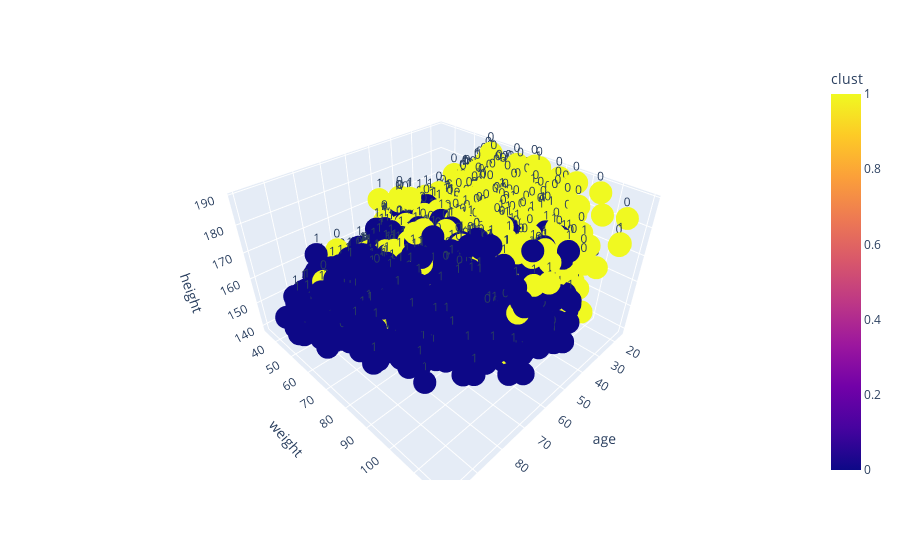

Write notebook code for a chart like this one.
### Markdown cell above
Посмотрим разделение в трехмерном графике с осями возраст, рост, вес и текстовым признаком наличие заболевания

### Code cell
import plotly.express as px
fig = px.scatter_3d(df_source, x='age', y='weight', z='height', color='clust',text='has_bsk')
fig.show()

### Figure 1 — Plotly figure (JSON) as saved in the notebook; plotly's stock layout.template omitted (floating-point values rounded to 4 significant figures; data arrays with more than 128 entries replaced by an {"elided": "..."} marker saying what was removed)
{"data": [{"hovertemplate": "age=%{x}<br>weight=%{y}<br>height=%{z}<br>has_bsk=%{text}<br>clust=%{marker.color}<extra></extra>", "legendgroup": "", "marker": {"color": {"elided": "8406 int values"}, "coloraxis": "coloraxis", "symbol": "circle"}, "mode": "markers+text", "name": "", "scene": "scene", "showlegend": false, "text": {"elided": "8406 int values"}, "type": "scatter3d", "x": {"elided": "8406 int values"}, "y": {"elided": "8406 int values"}, "z": {"elided": "8406 int values"}}], "layout": {"coloraxis": {"colorbar": {"title": {"text": "clust"}}, "colorscale": [[0, "#0d0887"], [0.1111, "#46039f"], [0.2222, "#7201a8"], [0.3333, "#9c179e"], [0.4444, "#bd3786"], [0.5556, "#d8576b"], [0.6667, "#ed7953"], [0.7778, "#fb9f3a"], [0.8889, "#fdca26"], [1, "#f0f921"]]}, "legend": {"tracegroupgap": 0}, "margin": {"t": 60}, "scene": {"domain": {"x": [0, 1], "y": [0, 1]}, "xaxis": {"title": {"text": "age"}}, "yaxis": {"title": {"text": "weight"}}, "zaxis": {"title": {"text": "height"}}}}}
